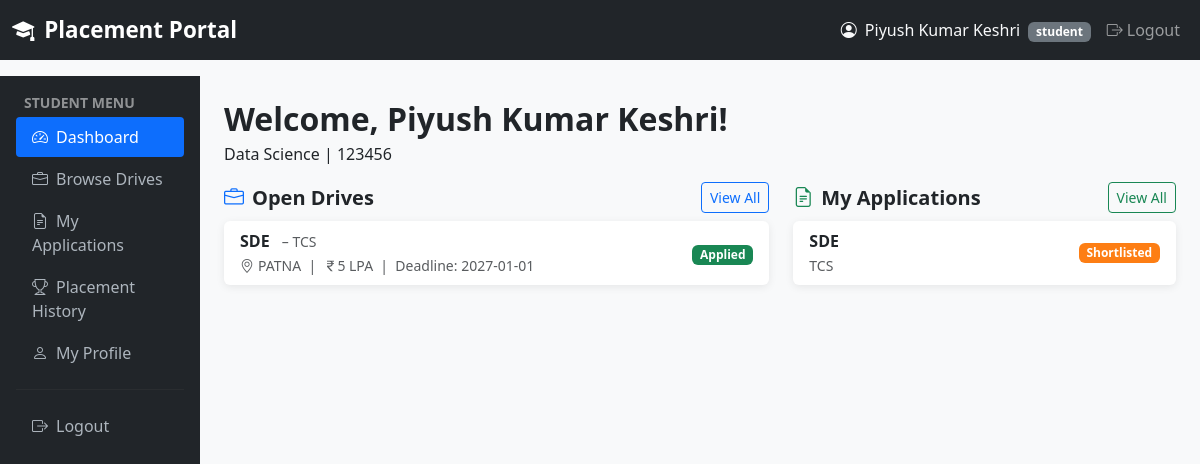
Screenshot of /student/ (signed in) with the database file from the repository.
### tables this page shows
CREATE TABLE student_profile (
            id             INTEGER PRIMARY KEY AUTOINCREMENT,
            user_id        INTEGER NOT NULL REFERENCES user(id),
            roll_number    TEXT    UNIQUE,
            branch         TEXT,
            semester       TEXT,
            cgpa           REAL,
            phone          TEXT,
            resume_file    TEXT,
            skills         TEXT,
            is_blacklisted INTEGER NOT NULL DEFAULT 0
        );

CREATE TABLE placement_drive (
            id                   INTEGER PRIMARY KEY AUTOINCREMENT,
            company_id           INTEGER NOT NULL REFERENCES company_profile(id),
            job_title            TEXT    NOT NULL,
            job_description      TEXT    NOT NULL,
            eligibility_criteria TEXT,
            package              TEXT,
            location             TEXT,
            application_deadline TEXT    NOT NULL,
            status               TEXT    NOT NULL DEFAULT 'pending'
                CHECK(status IN ('pending','approved','rejected','closed')),
            created_at           TEXT    DEFAULT (datetime('now'))
        );

CREATE TABLE company_profile (
            id              INTEGER PRIMARY KEY AUTOINCREMENT,
            user_id         INTEGER NOT NULL REFERENCES user(id),
            company_name    TEXT    NOT NULL,
            hr_contact      TEXT,
            website         TEXT,
            industry        TEXT,
            description     TEXT,
            approval_status TEXT NOT NULL DEFAULT 'pending'
                CHECK(approval_status IN ('pending','approved','rejected','blacklisted'))
        );

CREATE TABLE application (
            id         INTEGER PRIMARY KEY AUTOINCREMENT,
            student_id INTEGER NOT NULL REFERENCES student_profile(id),
            drive_id   INTEGER NOT NULL REFERENCES placement_drive(id),
            applied_at TEXT    DEFAULT (datetime('now')),
            status     TEXT    NOT NULL DEFAULT 'applied'
                CHECK(status IN ('applied','shortlisted','selected','rejected')),
            cover_note TEXT,
            UNIQUE(student_id, drive_id)
        );

### app.py (the view)
@app.route("/student/")
@student_required
def student_dashboard():
    db    = get_db()
    today = date.today().isoformat()
    sp    = db.execute("SELECT * FROM student_profile WHERE user_id=?",
                       (session["user_id"],)).fetchone()
    available_drives = db.execute("""
        SELECT pd.*, cp.company_name FROM placement_drive pd
        JOIN company_profile cp ON pd.company_id = cp.id
        WHERE pd.status='approved' AND pd.application_deadline >= ?
        ORDER BY pd.application_deadline ASC""", (today,)).fetchall()
    my_applications = db.execute("""
        SELECT a.*, pd.job_title, cp.company_name
        FROM application a
        JOIN placement_drive pd ON a.drive_id   = pd.id
        JOIN company_profile cp ON pd.company_id = cp.id
        WHERE a.student_id=? ORDER BY a.applied_at DESC LIMIT 5""",
        (sp["id"],)).fetchall()
    applied_drive_ids = {
        r["drive_id"] for r in
        db.execute("SELECT drive_id FROM application WHERE student_id=?",
                   (sp["id"],)).fetchall()
    }
    return render_template("student/dashboard.html",
        profile=sp, available_drives=available_drives,
        my_applications=my_applications,
        applied_drive_ids=applied_drive_ids, today=today)

### app.py (called while the page is built)
def get_db():
    if "db" not in g:
        g.db = sqlite3.connect(app.config["DATABASE"],
                               detect_types=sqlite3.PARSE_DECLTYPES)
        g.db.row_factory = sqlite3.Row
    return g.db

def student_required(f):
    @wraps(f)
    def decorated(*args, **kwargs):
        if session.get("user_role") != "student":
            flash("Access denied.", "danger")
            return redirect(url_for("login"))
        return f(*args, **kwargs)
    return decorated

### templates/student/dashboard.html (shortened to what this page needs)
{% extends "base.html" %}
{% block content %}
<div class="container-fluid">
  <div class="row">
    <div class="col-md-2 sidebar p-3 d-none d-md-block">
      <p class="text-white-50 small fw-bold text-uppercase px-2 mb-1">Student Menu</p>
      <a href="{{ url_for('student_dashboard') }}" class="active"><i class="bi bi-speedometer2 me-2"></i>Dashboard</a>
      <a href="{{ url_for('student_drives') }}"><i class="bi bi-briefcase me-2"></i>Browse Drives</a>
      <a href="{{ url_for('student_applications') }}"><i class="bi bi-file-earmark-text me-2"></i>My Applications</a>
      <a href="{{ url_for('student_history') }}"><i class="bi bi-trophy me-2"></i>Placement History</a>
      <a href="{{ url_for('student_profile') }}"><i class="bi bi-person me-2"></i>My Profile</a>
      <hr style="border-color:#444;">
      <a href="{{ url_for('logout') }}"><i class="bi bi-box-arrow-right me-2"></i>Logout</a>
    </div>
    <div class="col-md-10 p-4">
      <h2 class="fw-bold mb-1">Welcome, {{ session['user_name'] }}!</h2>
        {{ profile['branch'] or 'Update your profile to add branch' }} |
        {{ profile['roll_number'] or 'No roll number set' }}
      <div class="row g-4">
        <div class="col-lg-7">
          <div class="d-flex justify-content-between align-items-center mb-2">
            <h5 class="fw-bold mb-0"><i class="bi bi-briefcase me-2 text-primary"></i>Open Drives</h5>
            <a href="{{ url_for('student_drives') }}" class="btn btn-outline-primary btn-sm">View All</a>
          </div>
          {% if available_drives %}
            {% for drive in available_drives[:5] %}
            <div class="card mb-2">
              <div class="card-body py-2">
                <div class="d-flex justify-content-between align-items-center">
                  <div>
                    <strong>{{ drive['job_title'] }}</strong>
                    <span class="text-muted ms-2 small">– {{ drive['company_name'] }}</span><br>
                    <small class="text-muted">
                      <i class="bi bi-geo-alt me-1"></i>{{ drive['location'] or 'TBD' }} &nbsp;|&nbsp;
                      <i class="bi bi-currency-rupee"></i>{{ drive['package'] or 'TBD' }} &nbsp;|&nbsp;
                      Deadline: {{ drive['application_deadline'] }}
                    </small>
                  </div>
                  <div>
                    {% if drive['id'] in applied_drive_ids %}
                      <span class="badge bg-success">Applied</span>
                    {% elif drive['application_deadline'] < today %}
                      <span class="badge bg-secondary">Closed</span>
                    {% else %}
                      <a href="{{ url_for('student_drive_detail', did=drive['id']) }}"
                         class="btn btn-primary btn-sm">Apply</a>
                    {% endif %}
                  </div>
                </div>
              </div>
            </div>
            {% endfor %}
          {% else %}
          <div class="text-muted text-center py-4">
            <i class="bi bi-briefcase display-4"></i>
            <p class="mt-2">No open drives right now.</p>
          </div>
          {% endif %}
        </div>
        <div class="col-lg-5">
          <div class="d-flex justify-content-between align-items-center mb-2">
            <h5 class="fw-bold mb-0"><i class="bi bi-file-earmark-text me-2 text-success"></i>My Applications</h5>
            <a href="{{ url_for('student_applications') }}" class="btn btn-outline-success btn-sm">View All</a>
          </div>
          {% if my_applications %}
            {% for app in my_applications %}
            <div class="card mb-2">
              <div class="card-body py-2">
                <div class="d-flex justify-content-between">
                  <div>
                    <strong>{{ app['job_title'] }}</strong><br>
                    <small class="text-muted">{{ app['company_name'] }}</small>
                  </div>
                  <span class="badge badge-{{ app['status'] }} align-self-center">
                    {{ app['status'] | capitalize }}
                  </span>
                </div>
              </div>
            </div>
            {% endfor %}
          {% else %}
          <div class="text-muted text-center py-4">
            <i class="bi bi-file-earmark display-4"></i>
            <p class="mt-2">No applications yet.</p>
          </div>
          {% endif %}
        </div>
      </div>
    </div>
  </div>
</div>
{% endblock %}

### templates/base.html (shortened to what this page needs)
<!DOCTYPE html>
<html lang="en">
<head>
  <link href="https://cdn.jsdelivr.net/npm/bootstrap@5.3.0/dist/css/bootstrap.min.css" rel="stylesheet"/>
  <link href="https://cdn.jsdelivr.net/npm/bootstrap-icons@1.11.0/font/bootstrap-icons.css" rel="stylesheet"/>
</head>
<body>
<nav class="navbar navbar-expand-lg navbar-dark bg-dark">
  <div class="container-fluid">
    <a class="navbar-brand" href="{{ url_for('home') }}">
      <i class="bi bi-mortarboard-fill me-1"></i> Placement Portal
    </a>
    <div class="collapse navbar-collapse" id="navbarNav">
      <ul class="navbar-nav ms-auto">
        {% if session.get('user_id') %}
          <li class="nav-item">
            <span class="nav-link text-light">
              <i class="bi bi-person-circle me-1"></i>
              {{ session.get('user_name','') }}
              <span class="badge bg-secondary ms-1">{{ session.get('user_role','') }}</span>
            </span>
          </li>
          <li class="nav-item">
            <a class="nav-link" href="{{ url_for('logout') }}">
              <i class="bi bi-box-arrow-right me-1"></i>Logout
            </a>
          </li>
        {% endif %}
      </ul>
    </div>
  </div>
</nav>
{% block content %}{% endblock %}
</body>
</html>

### templates/base.html (style rules this page uses)
body { background-color: #f8f9fa; }
.navbar-brand { font-weight: 700; font-size: 1.4rem; }
.sidebar { min-height: 100vh; background: #212529; padding-top: 1rem; }
.sidebar a { color: #adb5bd; text-decoration: none; display: block; padding: .5rem 1rem; border-radius: .25rem; margin-bottom:2px; }
.sidebar a:hover, .sidebar a.active { background: #0d6efd; color: #fff; }
.card { box-shadow: 0 2px 8px rgba(0,0,0,.08); border: none; }
.badge-shortlisted { background-color: #fd7e14 !important; }

### rows the page displays
student_profile: branch "Data Science", roll_number "123456"
placement_drive: job_title "SDE", company_name "TCS", location "PATNA", package "5 LPA", application_deadline "2027-01-01", shows "Applied"
application: job_title "SDE", company_name "TCS", status "Shortlisted"

### other values shown
{{ session.get('user_name','') }} "Piyush Kumar Keshri"
{{ session.get('user_role','') }} "student"
{{ session['user_name'] }} "Piyush Kumar Keshri"
